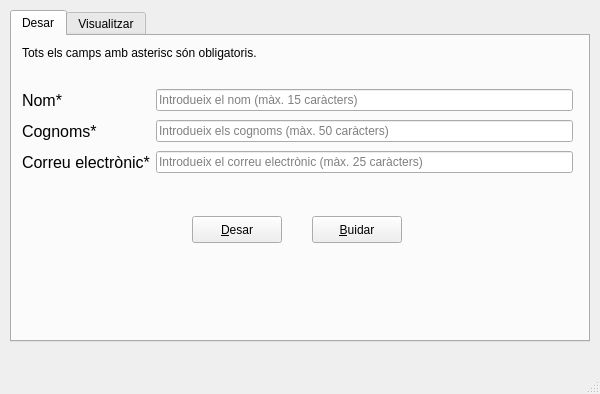
<?xml version="1.0" encoding="UTF-8"?>
<ui version="4.0">
 <class>MainWindow</class>
 <widget class="QMainWindow" name="MainWindow">
  <property name="geometry">
   <rect>
    <x>0</x>
    <y>0</y>
    <width>600</width>
    <height>394</height>
   </rect>
  </property>
  <property name="minimumSize">
   <size>
    <width>600</width>
    <height>394</height>
   </size>
  </property>
  <property name="maximumSize">
   <size>
    <width>600</width>
    <height>394</height>
   </size>
  </property>
  <property name="windowTitle">
   <string>Formulari</string>
  </property>
  <widget class="QWidget" name="centralwidget">
   <widget class="QTabWidget" name="tabWidget">
    <property name="geometry">
     <rect>
      <x>10</x>
      <y>10</y>
      <width>580</width>
      <height>332</height>
     </rect>
    </property>
    <property name="minimumSize">
     <size>
      <width>580</width>
      <height>332</height>
     </size>
    </property>
    <property name="maximumSize">
     <size>
      <width>580</width>
      <height>332</height>
     </size>
    </property>
    <property name="currentIndex">
     <number>0</number>
    </property>
    <widget class="QWidget" name="tabInsertar">
     <attribute name="title">
      <string>Desar</string>
     </attribute>
     <widget class="QWidget" name="gridLayoutWidget">
      <property name="geometry">
       <rect>
        <x>10</x>
        <y>50</y>
        <width>551</width>
        <height>92</height>
       </rect>
      </property>
      <layout class="QGridLayout" name="gridLayout">
       <item row="1" column="0">
        <widget class="QLabel" name="labelCognoms">
         <property name="font">
          <font>
           <pointsize>12</pointsize>
          </font>
         </property>
         <property name="text">
          <string>Cognoms*</string>
         </property>
        </widget>
       </item>
       <item row="0" column="0">
        <widget class="QLabel" name="labelNom">
         <property name="font">
          <font>
           <pointsize>12</pointsize>
          </font>
         </property>
         <property name="text">
          <string>Nom*</string>
         </property>
        </widget>
       </item>
       <item row="2" column="0">
        <widget class="QLabel" name="labelCorreu">
         <property name="font">
          <font>
           <pointsize>12</pointsize>
          </font>
         </property>
         <property name="text">
          <string>Correu electrònic*</string>
         </property>
        </widget>
       </item>
       <item row="0" column="1">
        <widget class="QLineEdit" name="nom">
         <property name="toolTip">
          <string extracomment="La longitud màxima per a aquest camp és de 15 caràcters"/>
         </property>
         <property name="maxLength">
          <number>15</number>
         </property>
         <property name="placeholderText">
          <string extracomment="La longitud màxima per a aquest camp és de 15 caràcters">Introdueix el nom (màx. 15 caràcters)</string>
         </property>
        </widget>
       </item>
       <item row="1" column="1">
        <widget class="QLineEdit" name="cognoms">
         <property name="toolTip">
          <string extracomment="La longitud màxima per a aquest camp és de 50 caràcters"/>
         </property>
         <property name="maxLength">
          <number>50</number>
         </property>
         <property name="placeholderText">
          <string extracomment="La longitud màxima per a aquest camp és de 50 caràcters">Introdueix els cognoms (màx. 50 caràcters)</string>
         </property>
        </widget>
       </item>
       <item row="2" column="1">
        <widget class="QLineEdit" name="correu">
         <property name="toolTip">
          <string extracomment="La longitud màxima per a aquest camp és de 20 caràcters"/>
         </property>
         <property name="inputMethodHints">
          <set>Qt::ImhEmailCharactersOnly</set>
         </property>
         <property name="maxLength">
          <number>25</number>
         </property>
         <property name="placeholderText">
          <string extracomment="La longitud màxima per a aquest camp és de 20 caràcters">Introdueix el correu electrònic (màx. 25 caràcters)</string>
         </property>
        </widget>
       </item>
      </layout>
     </widget>
     <widget class="QPushButton" name="buttonInsertar">
      <property name="geometry">
       <rect>
        <x>180</x>
        <y>180</y>
        <width>90</width>
        <height>27</height>
       </rect>
      </property>
      <property name="minimumSize">
       <size>
        <width>90</width>
        <height>27</height>
       </size>
      </property>
      <property name="maximumSize">
       <size>
        <width>90</width>
        <height>27</height>
       </size>
      </property>
      <property name="text">
       <string>&amp;Desar</string>
      </property>
      <property name="shortcut">
       <string>Ctrl+D</string>
      </property>
     </widget>
     <widget class="QPushButton" name="buttonReset">
      <property name="geometry">
       <rect>
        <x>300</x>
        <y>180</y>
        <width>90</width>
        <height>27</height>
       </rect>
      </property>
      <property name="minimumSize">
       <size>
        <width>90</width>
        <height>27</height>
       </size>
      </property>
      <property name="maximumSize">
       <size>
        <width>90</width>
        <height>27</height>
       </size>
      </property>
      <property name="text">
       <string>&amp;Buidar</string>
      </property>
      <property name="shortcut">
       <string>Ctrl+B</string>
      </property>
     </widget>
     <widget class="QLabel" name="labelInfo1">
      <property name="geometry">
       <rect>
        <x>10</x>
        <y>10</y>
        <width>551</width>
        <height>31</height>
       </rect>
      </property>
      <property name="minimumSize">
       <size>
        <width>551</width>
        <height>31</height>
       </size>
      </property>
      <property name="maximumSize">
       <size>
        <width>551</width>
        <height>31</height>
       </size>
      </property>
      <property name="font">
       <font>
        <pointsize>9</pointsize>
       </font>
      </property>
      <property name="text">
       <string>Tots els camps amb asterisc són obligatoris.</string>
      </property>
      <property name="alignment">
       <set>Qt::AlignLeading|Qt::AlignLeft|Qt::AlignTop</set>
      </property>
     </widget>
    </widget>
    <widget class="QWidget" name="tabLlegir">
     <attribute name="title">
      <string>Visualitzar</string>
     </attribute>
     <widget class="QTableView" name="tableLectura">
      <property name="geometry">
       <rect>
        <x>10</x>
        <y>40</y>
        <width>554</width>
        <height>212</height>
       </rect>
      </property>
      <property name="minimumSize">
       <size>
        <width>554</width>
        <height>212</height>
       </size>
      </property>
      <property name="maximumSize">
       <size>
        <width>554</width>
        <height>212</height>
       </size>
      </property>
      <attribute name="horizontalHeaderMinimumSectionSize">
       <number>100</number>
      </attribute>
      <attribute name="verticalHeaderDefaultSectionSize">
       <number>25</number>
      </attribute>
      <attribute name="verticalHeaderMinimumSectionSize">
       <number>25</number>
      </attribute>
     </widget>
     <widget class="QPushButton" name="buttonEsborrar">
      <property name="geometry">
       <rect>
        <x>140</x>
        <y>260</y>
        <width>90</width>
        <height>27</height>
       </rect>
      </property>
      <property name="minimumSize">
       <size>
        <width>90</width>
        <height>27</height>
       </size>
      </property>
      <property name="maximumSize">
       <size>
        <width>90</width>
        <height>27</height>
       </size>
      </property>
      <property name="text">
       <string>&amp;Esborrar</string>
      </property>
      <property name="shortcut">
       <string>Ctrl+E</string>
      </property>
     </widget>
     <widget class="QPushButton" name="buttonModificar">
      <property name="geometry">
       <rect>
        <x>240</x>
        <y>260</y>
        <width>90</width>
        <height>27</height>
       </rect>
      </property>
      <property name="minimumSize">
       <size>
        <width>90</width>
        <height>27</height>
       </size>
      </property>
      <property name="maximumSize">
       <size>
        <width>90</width>
        <height>27</height>
       </size>
      </property>
      <property name="text">
       <string>&amp;Modificar</string>
      </property>
      <property name="shortcut">
       <string>Ctrl+M</string>
      </property>
     </widget>
     <widget class="QLineEdit" name="filtre1">
      <property name="geometry">
       <rect>
        <x>32</x>
        <y>10</y>
        <width>162</width>
        <height>26</height>
       </rect>
      </property>
      <property name="minimumSize">
       <size>
        <width>162</width>
        <height>26</height>
       </size>
      </property>
      <property name="maximumSize">
       <size>
        <width>162</width>
        <height>26</height>
       </size>
      </property>
      <property name="maxLength">
       <number>15</number>
      </property>
      <property name="placeholderText">
       <string>Filtrar</string>
      </property>
     </widget>
     <widget class="QPushButton" name="buttonNeteja1">
      <property name="geometry">
       <rect>
        <x>170</x>
        <y>14</y>
        <width>18</width>
        <height>18</height>
       </rect>
      </property>
      <property name="minimumSize">
       <size>
        <width>18</width>
        <height>18</height>
       </size>
      </property>
      <property name="maximumSize">
       <size>
        <width>18</width>
        <height>18</height>
       </size>
      </property>
      <property name="text">
       <string>X</string>
      </property>
     </widget>
     <widget class="QLineEdit" name="filtre2">
      <property name="geometry">
       <rect>
        <x>202</x>
        <y>10</y>
        <width>162</width>
        <height>26</height>
       </rect>
      </property>
      <property name="minimumSize">
       <size>
        <width>162</width>
        <height>26</height>
       </size>
      </property>
      <property name="maximumSize">
       <size>
        <width>162</width>
        <height>26</height>
       </size>
      </property>
      <property name="maxLength">
       <number>15</number>
      </property>
      <property name="placeholderText">
       <string>Filtrar</string>
      </property>
     </widget>
     <widget class="QPushButton" name="buttonNeteja2">
      <property name="geometry">
       <rect>
        <x>340</x>
        <y>14</y>
        <width>18</width>
        <height>18</height>
       </rect>
      </property>
      <property name="minimumSize">
       <size>
        <width>18</width>
        <height>18</height>
       </size>
      </property>
      <property name="maximumSize">
       <size>
        <width>18</width>
        <height>18</height>
       </size>
      </property>
      <property name="text">
       <string>X</string>
      </property>
     </widget>
     <widget class="QLineEdit" name="filtre3">
      <property name="geometry">
       <rect>
        <x>372</x>
        <y>10</y>
        <width>162</width>
        <height>26</height>
       </rect>
      </property>
      <property name="minimumSize">
       <size>
        <width>162</width>
        <height>26</height>
       </size>
      </property>
      <property name="maximumSize">
       <size>
        <width>162</width>
        <height>26</height>
       </size>
      </property>
      <property name="maxLength">
       <number>15</number>
      </property>
      <property name="placeholderText">
       <string>Filtrar</string>
      </property>
     </widget>
     <widget class="QPushButton" name="buttonNeteja3">
      <property name="geometry">
       <rect>
        <x>510</x>
        <y>14</y>
        <width>18</width>
        <height>18</height>
       </rect>
      </property>
      <property name="minimumSize">
       <size>
        <width>18</width>
        <height>18</height>
       </size>
      </property>
      <property name="maximumSize">
       <size>
        <width>18</width>
        <height>18</height>
       </size>
      </property>
      <property name="text">
       <string>X</string>
      </property>
     </widget>
     <widget class="QPushButton" name="buttonFitxa">
      <property name="geometry">
       <rect>
        <x>340</x>
        <y>260</y>
        <width>90</width>
        <height>27</height>
       </rect>
      </property>
      <property name="minimumSize">
       <size>
        <width>90</width>
        <height>27</height>
       </size>
      </property>
      <property name="maximumSize">
       <size>
        <width>90</width>
        <height>27</height>
       </size>
      </property>
      <property name="text">
       <string>&amp;Fitxa</string>
      </property>
      <property name="shortcut">
       <string>Ctrl+F</string>
      </property>
     </widget>
    </widget>
   </widget>
  </widget>
  <widget class="QMenuBar" name="menubar">
   <property name="geometry">
    <rect>
     <x>0</x>
     <y>0</y>
     <width>600</width>
     <height>24</height>
    </rect>
   </property>
  </widget>
  <widget class="QStatusBar" name="statusbar"/>
 </widget>
 <resources/>
 <connections/>
</ui>
